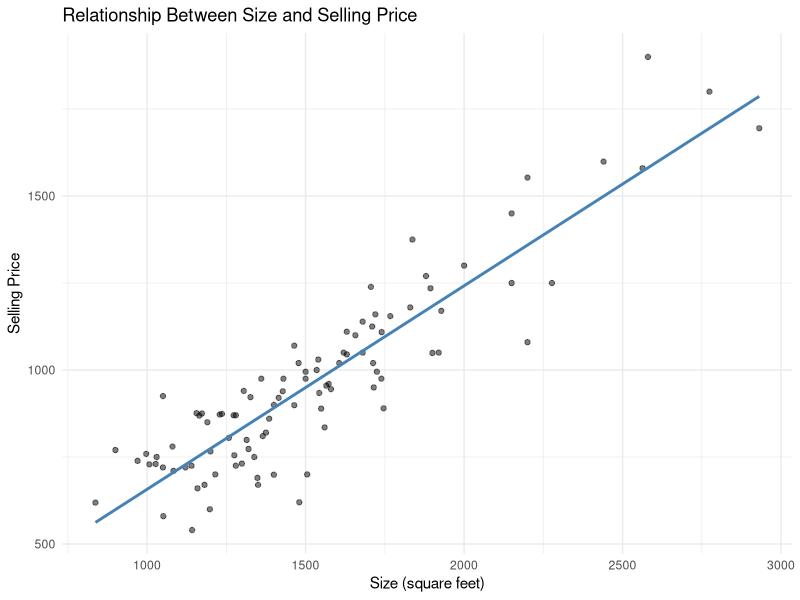

Reproduce this figure in R.
## ---- chunk 1
home <- read.delim("home.txt")
## ---- chunk 2
var.test(price ~ corner, home)
## ---- chunk 3
var(home$price[home$corner == 0])
var(home$price[home$corner == 1])
## ---- chunk 4
t.test(price ~ corner, home,var.equal = TRUE)
## ---- chunk 5
model = lm(price ~ size + position + corner + taxes, home)
summary(model)
## ---- chunk 6
knitr::opts_chunk$set(echo = TRUE)
library(ggplot2)
library(dplyr)
ggplot(home, aes(x = size, y = price)) +
  geom_point(alpha = 0.5) +
  geom_smooth(method = "lm", se = FALSE, color = "steelblue") +
  labs(
    x ="Size (square feet)",
    y = "Selling Price",
    title = "Relationship Between Size and Selling Price"
  ) +
  theme_minimal()
## ---- chunk 7
y = home$price

SST   = sum((y - mean(y))^2)
SSreg = sum((model$fitted.values - mean(y))^2)
SSE   = sum(model$residuals^2)
R_Squared = SSreg/SST
Adj_R_Squared = 1-(SSE/SST) * (97/93)

R_Squared
Adj_R_Squared
## ---- chunk 8
modello_restricted = lm(price ~ size + position, home)

anova(model, modello_restricted)
